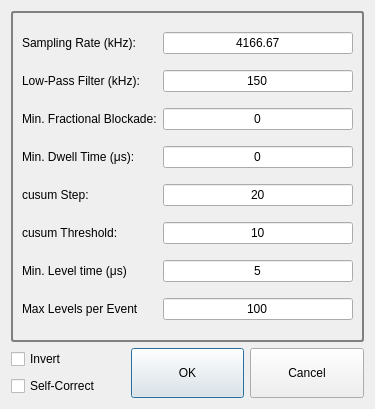
<?xml version="1.0" encoding="UTF-8"?>
<ui version="4.0">
 <class>batch_info_dialog</class>
 <widget class="QDialog" name="batch_info_dialog">
  <property name="geometry">
   <rect>
    <x>0</x>
    <y>0</y>
    <width>375</width>
    <height>409</height>
   </rect>
  </property>
  <property name="windowTitle">
   <string>Dialog</string>
  </property>
  <layout class="QGridLayout" name="gridLayout_2">
   <item row="0" column="0" colspan="3">
    <widget class="QGroupBox" name="groupBox">
     <property name="autoFillBackground">
      <bool>false</bool>
     </property>
     <property name="styleSheet">
      <string notr="true">QGroupBox { 
     border: 2px solid gray; 
     border-radius: 3px; 
 } </string>
     </property>
     <property name="flat">
      <bool>false</bool>
     </property>
     <layout class="QGridLayout" name="gridLayout">
      <item row="0" column="0">
       <widget class="QLabel" name="label">
        <property name="text">
         <string>Sampling Rate (kHz):</string>
        </property>
       </widget>
      </item>
      <item row="5" column="0">
       <widget class="QLabel" name="label_6">
        <property name="text">
         <string>cusum Threshold:</string>
        </property>
       </widget>
      </item>
      <item row="2" column="0">
       <widget class="QLabel" name="label_3">
        <property name="text">
         <string>Min. Fractional Blockade:</string>
        </property>
       </widget>
      </item>
      <item row="3" column="0">
       <widget class="QLabel" name="label_4">
        <property name="text">
         <string>Min. Dwell Time (μs):</string>
        </property>
       </widget>
      </item>
      <item row="1" column="0">
       <widget class="QLabel" name="label_2">
        <property name="text">
         <string>Low-Pass Filter (kHz):</string>
        </property>
       </widget>
      </item>
      <item row="2" column="1">
       <widget class="QLineEdit" name="minfracbox">
        <property name="text">
         <string>0</string>
        </property>
        <property name="alignment">
         <set>Qt::AlignCenter</set>
        </property>
       </widget>
      </item>
      <item row="0" column="1">
       <widget class="QLineEdit" name="sampratebox">
        <property name="text">
         <string>4166.67</string>
        </property>
        <property name="alignment">
         <set>Qt::AlignCenter</set>
        </property>
       </widget>
      </item>
      <item row="1" column="1">
       <widget class="QLineEdit" name="LPfilterbox">
        <property name="text">
         <string>150</string>
        </property>
        <property name="alignment">
         <set>Qt::AlignCenter</set>
        </property>
       </widget>
      </item>
      <item row="3" column="1">
       <widget class="QLineEdit" name="mindwellbox">
        <property name="text">
         <string>0</string>
        </property>
        <property name="alignment">
         <set>Qt::AlignCenter</set>
        </property>
       </widget>
      </item>
      <item row="4" column="1">
       <widget class="QLineEdit" name="cusumstepentry">
        <property name="text">
         <string>20</string>
        </property>
        <property name="alignment">
         <set>Qt::AlignCenter</set>
        </property>
       </widget>
      </item>
      <item row="4" column="0">
       <widget class="QLabel" name="label_5">
        <property name="text">
         <string>cusum Step:</string>
        </property>
       </widget>
      </item>
      <item row="5" column="1">
       <widget class="QLineEdit" name="cusumthreshentry">
        <property name="text">
         <string>10</string>
        </property>
        <property name="alignment">
         <set>Qt::AlignCenter</set>
        </property>
       </widget>
      </item>
      <item row="6" column="0">
       <widget class="QLabel" name="label_7">
        <property name="text">
         <string>Min. Level time (μs)</string>
        </property>
       </widget>
      </item>
      <item row="6" column="1">
       <widget class="QLineEdit" name="minleveltbox">
        <property name="text">
         <string>5</string>
        </property>
        <property name="alignment">
         <set>Qt::AlignCenter</set>
        </property>
       </widget>
      </item>
      <item row="8" column="0">
       <widget class="QLabel" name="label_8">
        <property name="text">
         <string>Max Levels per Event</string>
        </property>
       </widget>
      </item>
      <item row="8" column="1">
       <widget class="QLineEdit" name="maxLevelsBox">
        <property name="text">
         <string>100</string>
        </property>
        <property name="alignment">
         <set>Qt::AlignCenter</set>
        </property>
       </widget>
      </item>
     </layout>
    </widget>
   </item>
   <item row="1" column="0">
    <layout class="QVBoxLayout" name="verticalLayout">
     <item>
      <widget class="QCheckBox" name="invertCheckBox">
       <property name="text">
        <string>Invert</string>
       </property>
      </widget>
     </item>
     <item>
      <widget class="QCheckBox" name="selfCorrectCheckBox">
       <property name="text">
        <string>Self-Correct</string>
       </property>
      </widget>
     </item>
    </layout>
   </item>
   <item row="1" column="1">
    <widget class="QPushButton" name="okbutton">
     <property name="sizePolicy">
      <sizepolicy hsizetype="Minimum" vsizetype="Expanding">
       <horstretch>0</horstretch>
       <verstretch>0</verstretch>
      </sizepolicy>
     </property>
     <property name="minimumSize">
      <size>
       <width>0</width>
       <height>0</height>
      </size>
     </property>
     <property name="maximumSize">
      <size>
       <width>200</width>
       <height>50</height>
      </size>
     </property>
     <property name="text">
      <string>OK</string>
     </property>
    </widget>
   </item>
   <item row="1" column="2">
    <widget class="QPushButton" name="cancelbutton">
     <property name="sizePolicy">
      <sizepolicy hsizetype="Minimum" vsizetype="Expanding">
       <horstretch>0</horstretch>
       <verstretch>0</verstretch>
      </sizepolicy>
     </property>
     <property name="minimumSize">
      <size>
       <width>0</width>
       <height>0</height>
      </size>
     </property>
     <property name="maximumSize">
      <size>
       <width>200</width>
       <height>50</height>
      </size>
     </property>
     <property name="text">
      <string>Cancel</string>
     </property>
    </widget>
   </item>
  </layout>
 </widget>
 <resources/>
 <connections/>
</ui>
